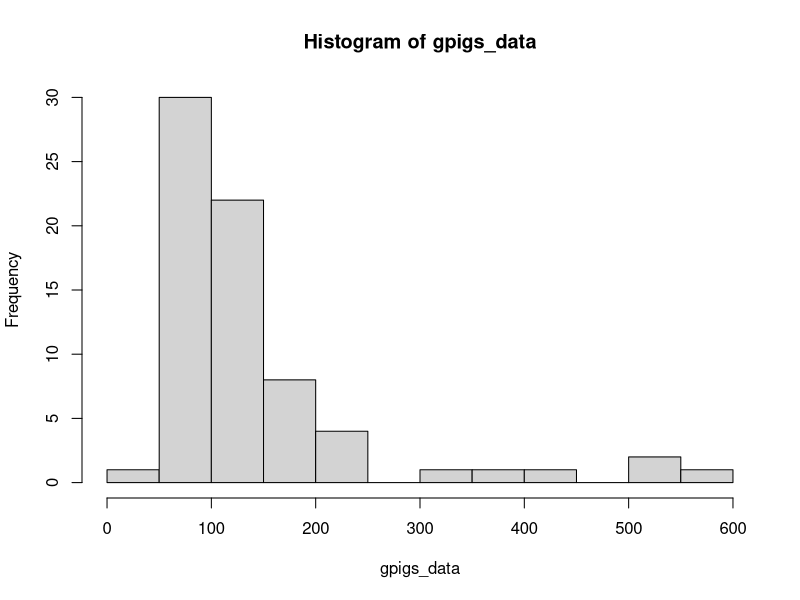
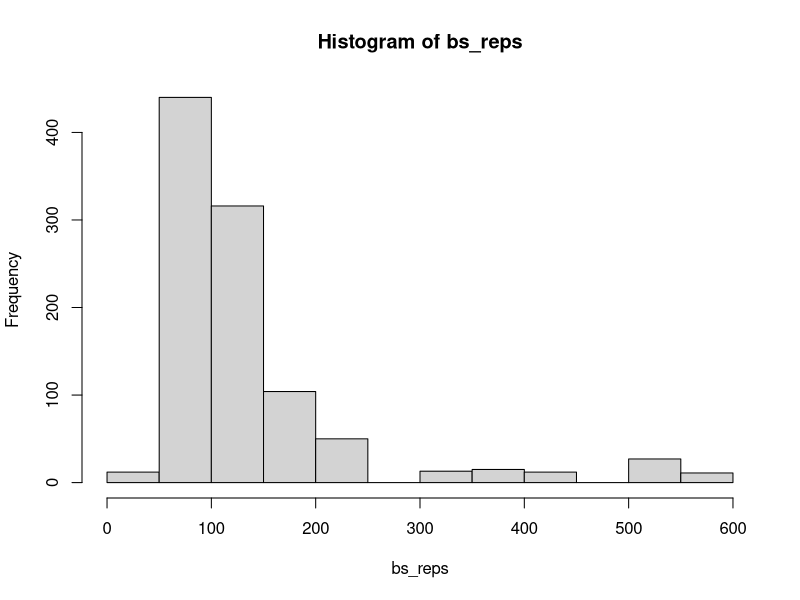
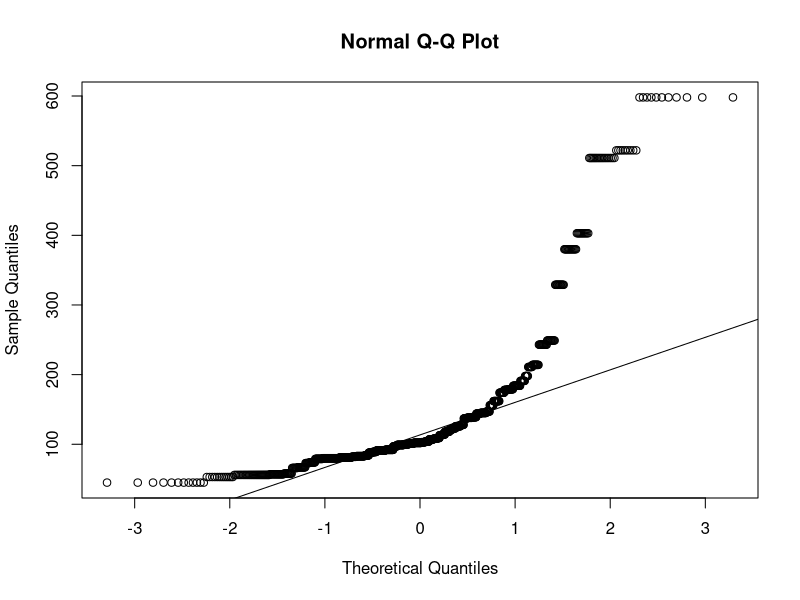
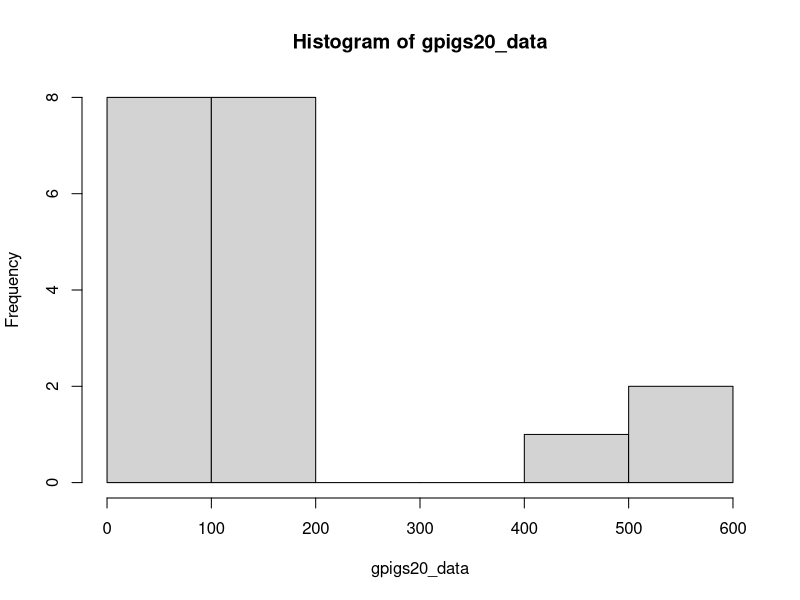
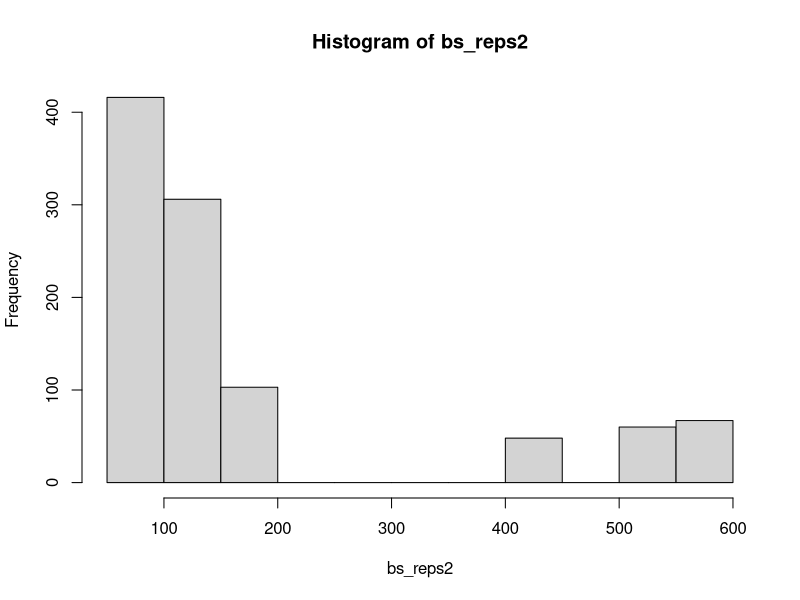
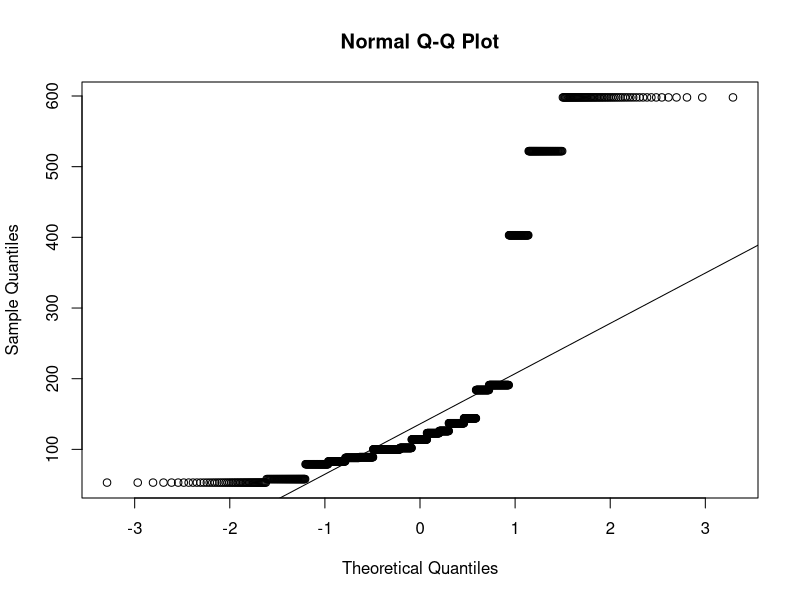

R code for these plots, in order:
## ---- chunk 1
knitr::opts_chunk$set(echo = TRUE)
## ---- chunk 2
gpigs_data=
  read.table("gpigs.txt", header = TRUE)
gpigs_data= gpigs_data [-1,]
hist(gpigs_data)
sd(gpigs_data)
## ---- chunk 3
gpigs_data=
  read.table("gpigs.txt", header = TRUE)
gpigs_data= gpigs_data [-1,]
xbar= mean(gpigs_data)
bs_samps = vector("list", 1000)
set.seed(54321)
for(j in 1:1000) {
bs_samps[[j]]= sample(gpigs_data, size = length(72), replace = T)
}

bs_reps = unlist(lapply(bs_samps, mean))

hist(bs_reps)
qqnorm(bs_reps)
qqline(bs_reps)
sd(bs_reps)
sd(bs_reps)/sqrt(72)

## ---- chunk 4
gpigs20_data=
  read.table("gpigs20.txt", header = TRUE)
gpigs20_data = gpigs20_data [-1,]
hist(gpigs20_data)
## ---- chunk 5
gpigs20_data=
  read.table("gpigs20.txt", header = TRUE)
gpigs20_data= gpigs20_data [-1,]
xbar= mean(gpigs20_data)
bs_samps = vector("list", 1000)
set.seed(12345)
for(j in 1:1000) {
bs_samps[[j]]= sample(gpigs20_data, size = length(20), replace = T)
}

bs_reps2 = unlist(lapply(bs_samps, mean))

hist(bs_reps2)
qqnorm(bs_reps2)
qqline(bs_reps2)
sd(bs_reps2)
sd(bs_reps2)/sqrt(20)
